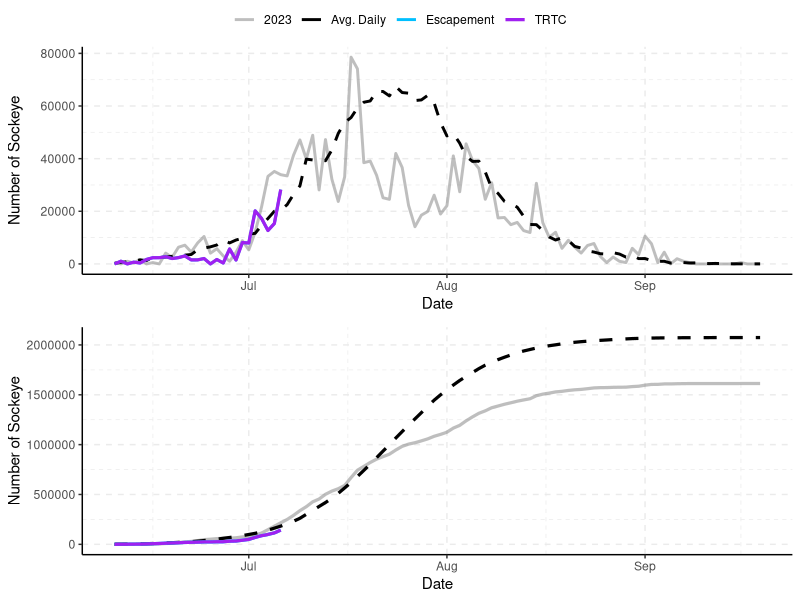
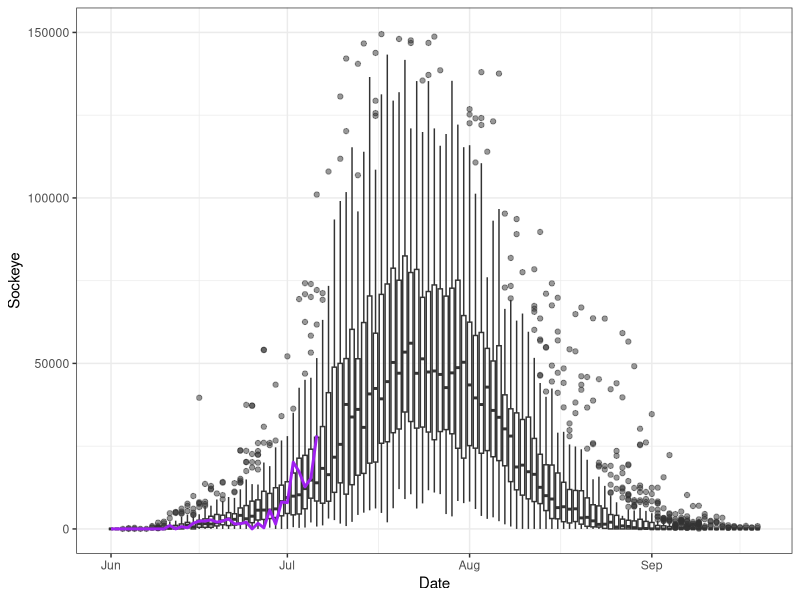
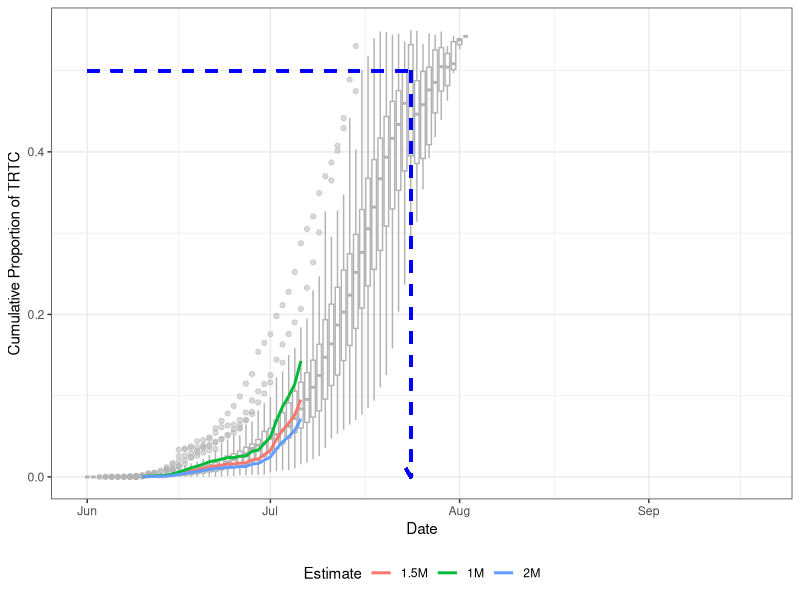
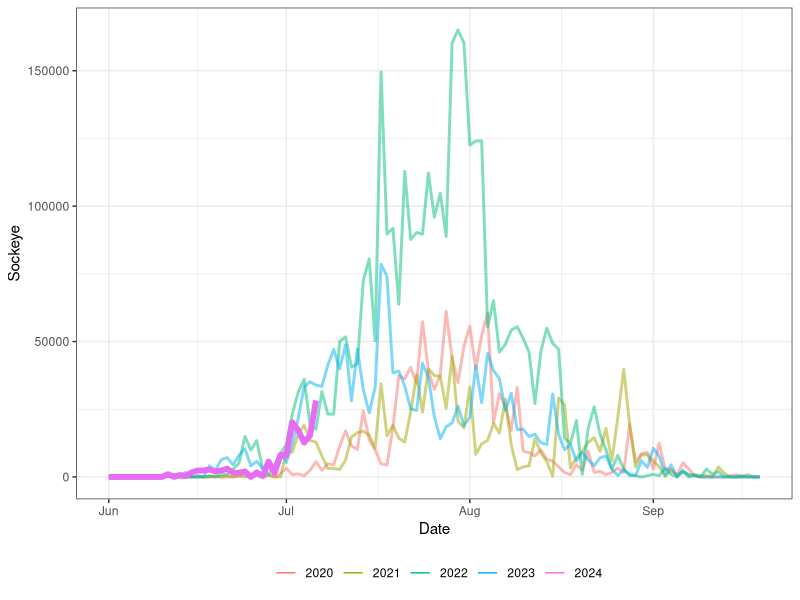
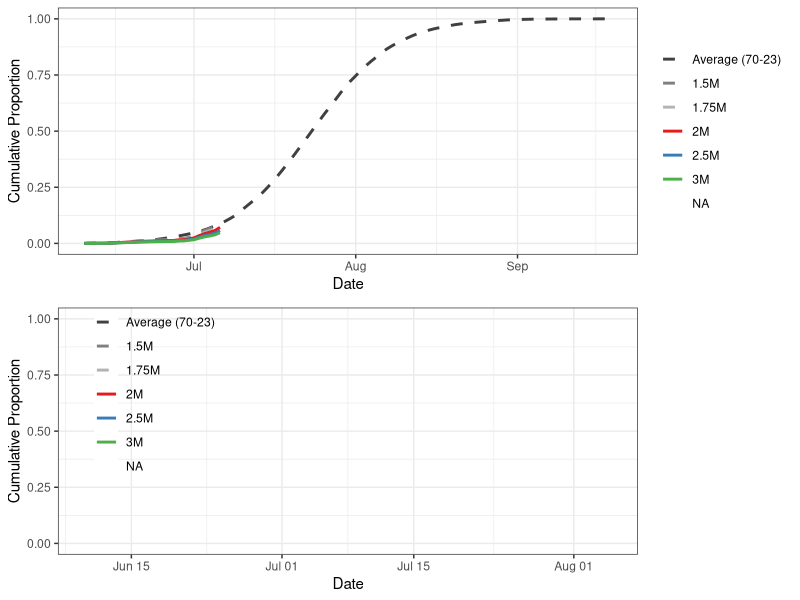
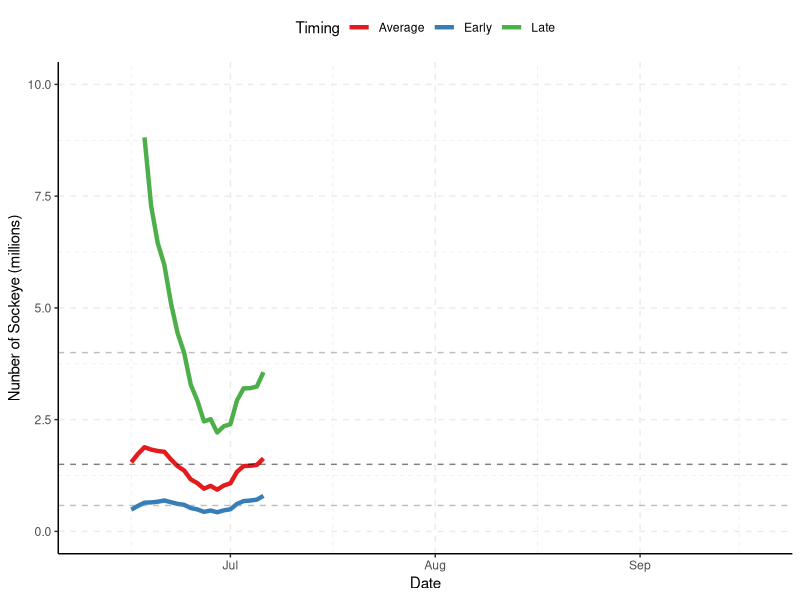
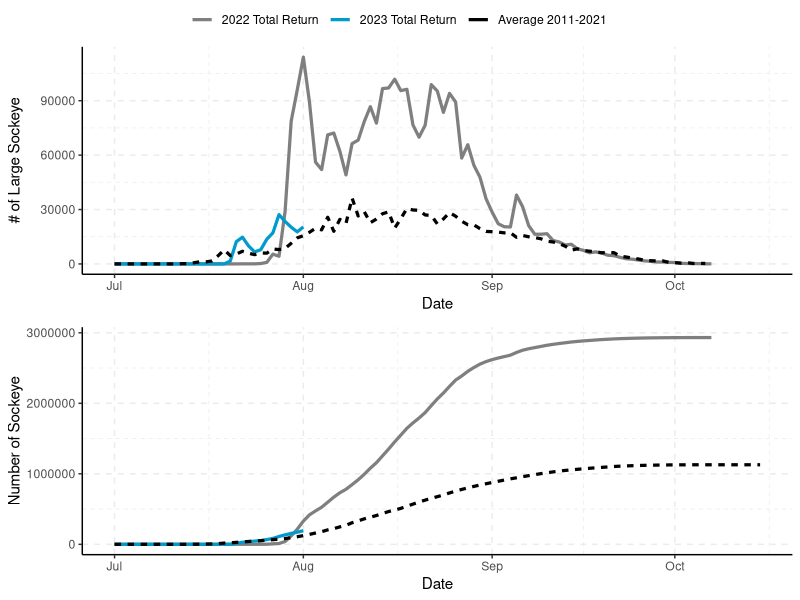
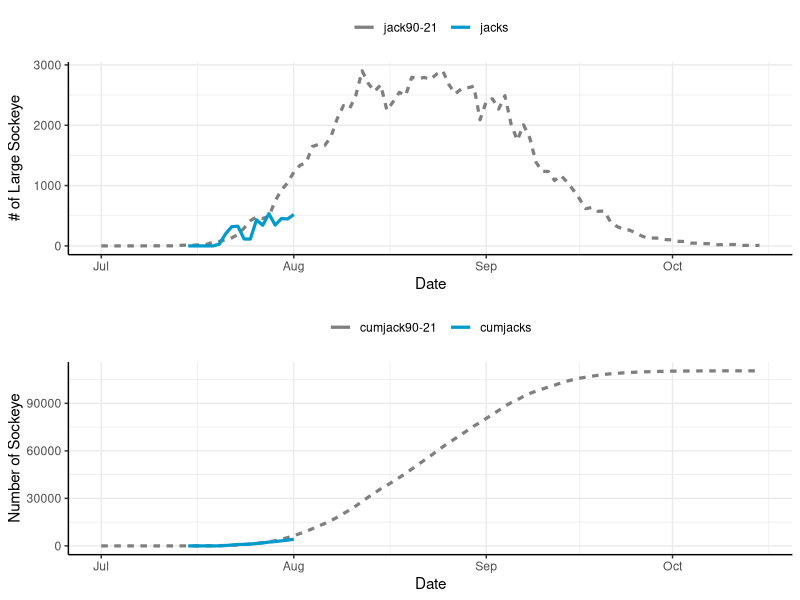

Write R code to recreate these figures, in order.
## ---- chunk 1
library(tidyverse)
library(data.table)
library(readxl)
library(knitr)
library(ggpubr)
library(kableExtra)

options(scipen=10000)
## ---- chunk 2
data<-read_excel("data/tyee and catch and fence in-season updates 2024.xlsx",sheet="Tyee")
data$Date<-as.Date(data$Date)
## ---- chunk 3
tyee.day<-as.Date("2024-07-06")
tyee.date<-"July 6"
fence.day<-as.Date("2024-07-06")
fence.date<-"July 6"
## ---- chunk 4
i<-match(tyee.day,data$Date)

average<-data$average[i]

e<-data$cumtyee[i]
t<-data$cumtrtc[i]
c<-data$cumcatch[i]

avgper<-round(data$Runtiming[i],3)*100
earlyper<-round(data$Runtiming[i+7],3)*100
lateper<-round(data$Runtiming[i-7],3)*100

#stat2<-data.frame(`Cumulative to Date`=c("Escapement Past Tyee","TRTC (Escapement+Catch)","Catch (preliminary"),`Number of Sockeye`=c(e,t,c))
#kable(stat2,caption=paste0("Cumulative escapement, TRTC, and catch to ",todate,"."))

stat3<-data.frame(`Cumulative to Date`=c("Escapement Past Tyee","TRTC (Escapement+Catch)","Catch (preliminary)"),`Number of Sockeye`=c(e,t,c),
                  `Run Timing`=c("Average","One week early","One week late"),`Percent Through`=c(avgper,earlyper,lateper))

kable(stat3,caption=paste0("Cumulative escapement, TRTC, and catch to ",tyee.date,"."))

## ---- chunk 5
escandtrtcdaily<-data%>%select(Date,Escapement=esctyee,TRTC=`dailytrtc`,`Avg. Daily`=`average70-23`,"2023"=esc23)%>%
  pivot_longer(2:5,values_to="Number of Sockeye",names_to="Type")%>%
  mutate(lt=case_when(Type=="Escapement"|Type=="TRTC"~"2024",
                      Type=="Avg. Daily"~"Average",
                      Type=="2023"~"2023"))

t1<-ggplot(escandtrtcdaily,aes(x=Date,y=`Number of Sockeye`,color=Type,linetype=lt,size=Type,alpha=Type))+
  geom_line()+
  scale_size_manual(values=c(1,1,1,1.1))+
  scale_alpha_manual(values=c(.5,1,1,1))+
  scale_color_manual(values=c("grey50","black","deepskyblue1","purple"))+
  scale_linetype_manual(values=c("solid","solid","dashed"))+
  theme_classic()+
  grids(linetype = "dashed")+
  theme(legend.title = element_blank(),legend.position = "top")+
  guides(linetype="none")


escandtrtccum<-data%>%select(Date,Escapement=cumtyee,TRTC=cumtrtc,`Avg. Cumulative`=`cum70-23`,"2023"=cum23)%>%
  pivot_longer(2:5,values_to="Number of Sockeye",names_to="Type")%>%
  mutate(lt=case_when(Type=="Escapement"|Type=="TRTC"~"2024",
                      Type=="Avg. Cumulative"~"Average",
                      Type=="2023"~"2023"))

t2<-ggplot(escandtrtccum,aes(x=Date,y=`Number of Sockeye`,color=Type,linetype=lt,alpha=Type))+
  geom_line(linewidth=1.1)+
  scale_linetype_manual(values=c("solid","solid","dashed"))+
  scale_size_manual(values=c(1,1,1,1.1))+
  scale_alpha_manual(values=c(.5,1,1,1))+
  scale_color_manual(values=c("grey50","black","deepskyblue1","purple"))+
  theme_classic()+
  grids(linetype = "dashed")+
  theme(legend.title = element_blank(),legend.position = "top")+
  guides(linetype="none")
## ---- chunk 6
#| label: fig-plot
#| echo: false
#| results: asis
#| message: false
#| warning: false
#| fig-cap: "Daily (top) and cumulative (bottom) estimated escapement and TRTC (escapement + adjusted catch) at the Tyee test fishery versus the 1985-2023 average."
#| fig-height: 8

ggarrange(t1,t2,align="v",ncol=1,common.legend = TRUE)

## ---- chunk 7
#| label: fig-daily-boxplot
#| echo: false
#| message: false
#| warning: false
#| fig-cap: "Daily run through Tyee (uncorrected) from 1970-2023. 2024 run is shown in purple."
#| fig-height: 5

daily<-read_excel("data/tyee and catch and fence in-season updates 2024.xlsx",sheet="tyee daily")

gg.daily<-daily%>%
  pivot_longer("1970":"2024",names_to="Year",values_to="Sockeye")%>%
  mutate(Year=as.numeric(Year))

ggplot(gg.daily,aes(x=Date,y=Sockeye,group=Date))+
  geom_boxplot(fill="white",alpha=.5)+
      geom_line(data=gg.daily%>%filter(Year==2024),aes(x=Date,y=Sockeye,group=1),color="purple",linewidth=1)+
  ylim(0,150000)+
  theme_bw()
## ---- chunk 8
#| label: fig-daily-cumulative-boxplot
#| echo: false
#| message: false
#| warning: false
#| fig-cap: "Daily cumulative proportion of the sockeye run through Tyee (uncorrected) from 1970-2023. The 2024 run estimates are shown by the coloured lines. Each line represents the proportion through based on a final season estimate shown in the legend. For example, the red line is based on a final TRTC of 1.5M, with the line showing the cumulative number of sockeye through on each date / 1.5M. Until we have the true final TRTC, we will not be able to calculate the true cumulative proportion. This is done to give an idea of run-timing and whether the pre-season forecast is likely to be close to the in-season estimate. The blue dashed line indicates the long-term average 50% through date."
#| fig-height: 5

dailycum<-read_excel("data/tyee and catch and fence in-season updates 2024.xlsx",sheet="tyee pcum")

gg.daily.pcum<-dailycum%>%select("Date":"2023")%>%
  pivot_longer("1970":"2023",names_to="Year",values_to="Sockeye")%>%
  mutate(Year=as.numeric(Year))

data2<-data.frame(date=data$Date,cumtrtc=data$cumtyee)%>%
  mutate(`1M`=cumtrtc/1000000,
         `1.5M`=cumtrtc/1500000,
         `2M`=cumtrtc/2000000)%>%
  pivot_longer(`1M`:`2M`,names_to="estimate",values_to="p")%>%
  select(-cumtrtc)


ggplot(gg.daily.pcum,aes(x=Date,y=Sockeye,group=Date))+
  geom_boxplot(fill="white",color="grey70",alpha=.5)+
    geom_line(data=data2,aes(x=as.POSIXct(date),y=p,color=estimate,group=estimate),linewidth=1,linewidth=1)+
    geom_segment(aes(x=as.POSIXct("2024-06-01"),y=.5,xend=as.POSIXct("2024-07-24"),yend=.5),color="blue",linewidth=1,linetype="dashed")+
  geom_segment(aes(x=as.POSIXct("2024-07-24"),y=.5,xend=as.POSIXct("2024-07-24"),yend=0),color="blue",arrow = arrow(length=unit(.25, 'cm')),linewidth=1,linetype="dashed")+
  #ylim(0,150000)+
    theme_bw()+
  ylim(0,.55)+
  labs(color="Estimate",y="Cumulative Proportion of TRTC")+
  theme(legend.position = "bottom")

## ---- chunk 9
#| label: fig-tyee2
#| echo: false
#| warning: false
#| message: false
#| fig-cap: "Daily run through Tyee (uncorrected) since 2020. 2024 run is shown in purple."
#| fig-height: 5

gg.daily2<-gg.daily%>%filter(Year>=2020)%>%
  mutate(per=ifelse(Year==2024,"current","past"))

ggplot(gg.daily2,aes(x=Date,y=Sockeye,color=factor(Year),linewidth=per,alpha=per))+
  geom_line()+
  scale_linewidth_manual(values=c(2,1))+
  scale_alpha_manual(values=c(1,.5))+
  theme_bw()+
  guides(alpha="none",linewidth="none")+
  labs(color="")+
  theme(legend.position = "bottom")


## ---- chunk 10
#| label: fig-cumu
#| include: false
#| echo: false
#| message: false
#| warning: false
#| fig-cap: "Cumulative estimated daily proportion of TRTC based on 1985-2021 average."
#| fig-height: 8

i<-match(tyee.day,data$Date)

early<-data$early[i]
average<-data$average[i]
late<-data$late[i]

names(data)

pcum<-data%>%select(Date,cumtrtc,"Average (70-23)"=`pcum70-23`)%>%
  mutate(`1.5M`=cumtrtc/1500000,
         `1.75M`=cumtrtc/1750000,
         `2M`=cumtrtc/2000000,
         `2.5M`=cumtrtc/2500000,
         `3M`=cumtrtc/3000000,
         "Early (70-23)"=lead(`Average (70-23)`,7),
         "Late (70-23)"=lag(`Average (70-23)`,7))%>%
  select(-cumtrtc)%>%
  pivot_longer(2:9,names_to="Type",values_to="cp")%>%
  mutate(Type=factor(Type,levels=c("Early (85-21)","Average (70-23)", "Late (85-21)"
                                   ,"1.5M","1.75M","2M","2.5M","3M")))

cols<-RColorBrewer::brewer.pal(5, "Set1")

g1<-ggplot(pcum,aes(x=Date,y=cp,color=Type,linetype=Type))+
  geom_line(size=1)+
  scale_colour_manual(values=c("grey25","grey50","grey70",cols))+
  scale_linetype_manual(values=c("dashed","dashed","dashed","solid","solid","solid","solid","solid"))+
  theme_bw()+
  labs(y="Cumulative Proportion")+
  theme(legend.title=element_blank(),legend.background = element_blank())

g2<-ggplot(pcum,aes(x=Date,y=cp,color=Type,linetype=Type))+
  geom_line(size=1)+
  scale_colour_manual(values=c("grey25","grey50","grey70",cols))+
  scale_linetype_manual(values=c("dashed","dashed","dashed","solid","solid","solid","solid","solid"))+
  theme_bw()+
  labs(y="Cumulative Proportion")+
  theme(legend.title=element_blank(),legend.position=c(.17,.65),legend.background = element_blank())+
  ylim(0,1)+
  xlim(as.Date("2023-06-10"),as.Date("2023-08-05"))

ggarrange(g1,g2,align="v",ncol=1)

## ---- chunk 11
#| label: fig-table
#| echo: false
#| results: asis

i<-match(tyee.day,data$Date)

early<-round(data$early[i],0)
average<-round(data$average[i],0)
late<-round(data$late[i],0)

stat1<-data.frame(`Run-Timing`=c("Early","Average","Late"),`Forecasted Final Run Size`=c(early,average,late))

kable(stat1,caption="Forecasted sockeye final TRTC based on 1 week early, average and 1 week late run-timing.")

## ---- chunk 12
#| label: fig-fore
#| echo: false
#| warning: false
#| fig-cap: "Forecasted final TRTC of Skeena sockeye based on the simple scalar run-timing model. The dashed horizontal lines show the median p50 value of the pre-season forecast (black), and the 90% confidence intervals (grey)."
#| fig-height: 4

tyeemodel<-data%>%select(Date,Early=early,Average=average,Late=late)%>%
  pivot_longer(2:4,values_to="Number of Sockeye",names_to="Timing")

ggplot(tyeemodel,aes(x=Date,y=`Number of Sockeye`/10^6,color=Timing))+
  geom_line(size=1.5)+
  labs(y="Nunber of Sockeye (millions)")+
  scale_color_brewer(palette="Set1")+
  theme_classic()+
  ylim(0,10)+
  geom_hline(yintercept=.580,linetype="dashed",alpha=.5,color="grey50")+
  geom_hline(yintercept=1.5,linetype="dashed",alpha=.5,color="black")+
  geom_hline(yintercept=4,linetype="dashed",alpha=.5,color="grey50")+
  grids(linetype = "dashed")+
  theme(legend.position = "top")
## ---- chunk 13
#| echo: false
#| results: asis
#| include: false

fence<-read_excel("data/tyee and catch and fence in-season updates 2023.xlsx",sheet="Babine")
fence$Date<-as.Date(fence$Date)
## ---- chunk 14
#| label: fig-table2
#| echo: false
#| results: asis
#| include: false

i<-match(fence.day,fence$Date)

totalrun<-fence$cumrun[i]
cumjacks<-fence$cumjacks[i]

stat2<-data.frame(`Babine Fence`=c("Large Sockeye","Jacks"),`Total Run`=c(totalrun,cumjacks))

kable(stat2,caption=paste0("Cumulative large sockeye and jacks to Babine River fence to ",fence.date,".")) %>% kable_styling(latex_options = "HOLD_position")

## ---- chunk 15
#| echo: false
#| warning: false
#| include: false

fencedaily<-fence%>%select(Date,`2023 Total Return`=totalrun,`2022 Total Return`=dailyTR.2022,`Average 2011-2021`=`avg11-21`)%>%
  pivot_longer(2:4,values_to="Number of Sockeye",names_to="Type")%>%
  mutate(lt=case_when(Type=="2022 Total Return"|Type=="2023 Total Return"~"Annual",
                      Type=="Average 2011-2021"~"Average"))

b1<-ggplot(fencedaily,aes(x=Date,y=`Number of Sockeye`,color=Type,linetype=lt))+
  geom_line(size=1.1)+
  scale_color_manual(values=c("grey50","deepskyblue3","black"))+
  theme_classic()+
  grids(linetype = "dashed")+
  theme(legend.title = element_blank(),legend.position = "top")+
  guides(linetype="none")+
  labs(y="# of Large Sockeye")

fencecum<-fence%>%select(Date,`2023 Total Return`=cumrun,`Average 2011-2021`=`cumavg11-21`,`2022 Total Return`=cumTR.2022)%>%
  pivot_longer(2:4,values_to="Number of Sockeye",names_to="Type")%>%
  mutate(lt=case_when(Type=="2022 Total Return"|Type=="2023 Total Return"~"Annual",
                      Type=="Average 2011-2021"~"Average"))

b2<-ggplot(fencecum,aes(x=Date,y=`Number of Sockeye`,color=Type,linetype=lt))+
  geom_line(size=1.1)+
  scale_color_manual(values=c("grey50","deepskyblue3","black"))+
  theme_classic()+
  grids(linetype = "dashed")+
  theme(legend.title = element_blank(),legend.position = "top")+
  guides(linetype="none")

## ---- chunk 16
#| label: fig-babine
#| echo: false
#| warning: false
#| fig-cap: "Top panel: Total run to Babine fence for 2023 compared to 2022 (recent highest year) and the average from 2011-2021. Bottom panel: Cumulative estimated run to the Babine fence for 2023 and the average from 2011-2021."
#| include: false
#| fig-height: 5.5

ggarrange(b1,b2,ncol=1,align="v",common.legend = TRUE)

## ---- chunk 17
#| echo: false
#| warning: false
#| include: false

fencejacks<-fence%>%select(Date,jacks=dailytotaljacks,`jack90-21`)%>%
  pivot_longer(2:3,values_to="Number of Sockeye",names_to="Type")%>%
  mutate(lt=case_when(Type=="jacks"~"Annual",
                      Type=="jack90-21"~"Average"))

j1<-ggplot(fencejacks,aes(x=Date,y=`Number of Sockeye`,color=Type,linetype=lt))+
  geom_line(size=1.1)+
  scale_color_manual(values=c("grey50","deepskyblue3","black"))+
  theme_classic()+grids()+
  theme(legend.title = element_blank(),legend.position = "top")+
  guides(linetype="none")+
  labs(y="# of Large Sockeye")

jackscum<-fence%>%select(Date,cumjacks,`cumjack90-21`)%>%
  pivot_longer(2:3,values_to="Number of Sockeye",names_to="Type")%>%
  mutate(lt=case_when(Type=="cumjacks"~"Annual",
                      Type=="cumjack90-21"~"Average"))

j2<-ggplot(jackscum,aes(x=Date,y=`Number of Sockeye`,color=Type,linetype=lt))+
  geom_line(size=1.1)+
  scale_color_manual(values=c("grey50","deepskyblue3","black"))+
  theme_classic()+grids()+
  theme(legend.title = element_blank(),legend.position = "top")+
  guides(linetype="none")

## ---- chunk 18
#| label: fig-cumu_bab
#| echo: false
#| warning: false
#| fig-cap: "Daily (top) and cumulative (bottom) estimated total run of sockeye jacks in 2023 at the Babine Fence versus the 1990-2021 average."
#| include: false
#| fig-height: 6

ggarrange(j1,j2,align="v",ncol=1)

## ---- chunk 19
#| label: fig-diff
#| echo: false
#| fig-cap: "Estimated difference in sockeye between escapement past Tyee and the Babine Fence based on 3 week migration timing, 10% non-Babine stocks, and in-river FSC and demo catch to date. The solid blue line is the escapement past Tyee, the dotted green line is the expected run at the Babine fence, the solid black line is the actual total run at the fence, and the red line is the difference between the black line and green line (fence run - expected run)."
#| include: false
#| fig-height: 6

#Explanation for figure
#This comparison aims to provide a coarse idea on the catchability at Tyee. #The red line in the figure below shows the difference between the escapement #past Tyee and the total run being counted at the Babine Fence, based on some #assumptions. These assumptions include 3 week migration timing, 10% #non-Babine stock composition and a rough estimate of in-river FSC and demo #harvest to date between Tyee and Babine. In 2023 some sockeye were missed #due to the delay from wildfire evacuations, however DFO and LBN staff #indicate that no sockeye were visible below the fence when it was evacuated, #and therefore the number of sockeye missed was probably fairly low. #Additional analysis will be required to provide an estimate of the number of #missed sockeye.

pernonbabine<-.1

ty<-data%>%select(Date, Observed.Tyee=cumtyee)
fe<-fence%>%select(Date,Actual.Fence=cumrun)

inrivercatch<-read_excel("data/tyee and catch and fence in-season updates 2023.xlsx",sheet="inriver catch")
inrivercatch$Date<-as.Date(inrivercatch$Date)

ca<-inrivercatch%>%select(Date,inriver.harvest)

comp<-merge(ty,fe,all=TRUE)%>%merge(ca,all=TRUE)%>%
  mutate(Expected.Babine=lag((1-pernonbabine)*Observed.Tyee,21),
         `Difference @ 3 Weeks`=Actual.Fence-Expected.Babine-inriver.harvest)%>%
  select(-inriver.harvest)%>%
  pivot_longer(2:5,names_to="Count",values_to="Fish")

ggplot(comp,aes(x=Date,y=Fish,color=Count,size=Count,linetype=Count))+
  geom_line()+
  theme_classic()+grids()+
  scale_colour_manual(values=c("black","red","seagreen4","blue"))+
  scale_linetype_manual(values=c("solid","solid","dashed","solid"))+
  scale_size_manual(values=c(2,1,1,1.5))+
  theme(legend.position="top")+
  labs(y="Number of Large Sockeye")+
  ylim(-250000,1500000)

## ---- chunk 20
#| echo: false
#| warning: false
#| include: false

hcr<-data.frame(TRTC=c(0,1050000,2000000,4000000,5000000),
                HR=c(0,0,.2,.4,.4))

p1<-ggplot(hcr,aes(x=TRTC/10^6,y=HR))+
  geom_line(size=1.1)+
  geom_vline(xintercept=average/10^6,linetype="dashed",col="#E41A1C")+
  geom_vline(xintercept=late/10^6,linetype="dashed",col="#4DAF4A")+
  geom_vline(xintercept=early/10^6,linetype="dashed",col="#377EB8")+
  theme_bw()+
  ylim(0,1)+
  labs(y="Canadian Harvest Rate",x="Skeena sockeye return to Canada (millions)")

data<-data%>%rowwise()%>%mutate("TAC-average"=case_when(average<1050000~0,
                          average>=1050000&average<2000000~((average-1050000)/(2000000-1050000)*(.2-.0)+0)*average,
                          average>=2000000&average<4000000~((average-2000000)/(4000000-2000000)*(.4-.2)+.2)*average,
                          average>=4000000~.4*average),
                          "TAC-late"=case_when(late<1050000~0,
                          late>=1050000&late<2000000~((late-1050000)/(2000000-1050000)*(.2-.0)+0)*late,
                          late>=2000000&late<4000000~((late-2000000)/(4000000-2000000)*(.4-.2)+.2)*late,
                          late>=4000000~.4*late),
                          "TAC-early"=case_when(early<1050000~0,
                          early>=1050000&early<2000000~((early-1050000)/(2000000-1050000)*(.2-.0)+0)*early,
                          early>=2000000&early<4000000~((early-2000000)/(4000000-2000000)*(.4-.2)+.2)*early,
                          early>=4000000~.4*early))

ggcatch<-data%>%select(Date,`Cumulative Catch 2023`=cumcatch,
                       `TAC-average`,`TAC-early`,`TAC-late`)%>%
  pivot_longer(2:5,names_to="Catch Type",values_to="Catch")%>%
  filter(Date>"2023-07-01"&Date<"2023-08-15")


p2<-ggplot(ggcatch,aes(x=Date,y=Catch,color=`Catch Type`,size=`Catch Type`,linetype=`Catch Type`))+
  geom_line(size=1.1)+
  scale_color_manual(values=c("black","#E41A1C","#377EB8","#4DAF4A"))+
  scale_size_manual(values=c(2,1,1,1))+
  scale_linetype_manual(values=c("solid","dashed","dashed","dashed"))+
  theme_bw()+
  labs(y="Number of Sockeye")+
  theme(legend.position="top")

catch<-data%>%select(Date,Gillnet=gncatch,Seine=sncatch)%>%
  pivot_longer(2:3,names_to="Gear",values_to="Catch")%>%
    filter(Date>"2023-07-01"&Date<"2023-08-15")

p3<-ggplot(catch,aes(x=Date,y=Catch,fill=Gear))+
  geom_col()+
  scale_fill_brewer(palette="Set1")+
  theme_bw()+
  theme(legend.position="top")

cpue<-data%>%select(Date,gncatch,sncatch,gneffort,sneffort)%>%
  mutate(Gillnet=gncatch/gneffort,Seine=sncatch/sneffort)%>%
  select(Date,Gillnet,Seine)%>%
  pivot_longer(2:3,names_to="Gear",values_to="CPUE")%>%
  filter(Date>"2023-07-01"&Date<"2023-08-15")

p4<-ggplot(cpue,aes(x=Date,y=CPUE,color=Gear))+
  geom_line()+geom_point()+
  scale_color_brewer(palette="Set1")+
  theme_bw()+
  theme(legend.position = "top")+
  labs(y="Sockeye CPUE")+
  expand_limits(y=0)

## ---- chunk 21
#| label: kitwanga
#| echo: false
#| warning: false
#| include: false
## ---- chunk 22
#| label: fig-skeena
#| echo: false
#| warning: false
#| fig-cap: "Top panel: The Skeena sockeye harvest control rule based on TRTC. Bottom panel: Cumulative Area 4 gillnet and seine sockeye catch versus daily estimates of TAC based on early (blue), average (red), and late (green) run-timing from the in-season TRTC model."
#| include: false
#| fig-height: 6

ggarrange(p1,p2,ncol=1,align="v")

## ---- chunk 23
#| label: fig-gill
#| echo: false
#| warning: false
#| fig-cap: "Top panel: Area 4 gillnet and seine sockeye catch. Bottom panel: CPUE of gillnet and seine based on daily catch/daily effort. Note that some values are preliminary."
#| include: false
#| fig-height: 6

ggarrange(p3,p4,ncol=1,align="v")
## ---- chunk 24
#| label: fig-demo
#| echo: false
#| warning: false
#| fig-cap: "Catches of sockeye in First Nations Area 4 demo fisheries."
#| include: false
#| fig-height: 4

demo.data<-read_excel("data/tyee and catch and fence in-season updates 2023.xlsx",sheet="demo catches")
demo.data$date<-as.Date(demo.data$date)

demo.totals<-demo.data%>%group_by(Nation=nation)%>%summarise("Total Demo Sockeye Catch"=sum(pieces))

total.demo.catch=sum(demo.totals$`Total Demo Sockeye Catch`)

total.row<-tibble(Nation="Total","Total Demo Sockeye Catch"=total.demo.catch)

demo.table<-rbind(demo.totals,total.row)

kable(demo.table,caption="Total Area 4 First Nations demo catches of sockeye.")%>%
  row_spec(3,hline_after=T) %>% kable_styling(latex_options = "HOLD_position")

ggplot(demo.data,aes(x=date,y=pieces,fill=nation))+
  geom_col()+
  labs(y="Number of Sockeye",x="Date",fill="Nation")+
  theme_bw()+
  xlim(c(as.Date("2023-07-01"),as.Date("2023-09-01")))


## ---- chunk 25
#| label: fig-other
#| echo: false
#| message: false
#| warning: false
#| fig-cap: "Number of other species caught and released (coho, chinook, chum and steelhead), or kept (pinks)."
#| include: false
#| fig-height: 7

othercatch<-read_excel("data/tyee and catch and fence in-season updates 2023.xlsx",sheet="gncatch")

#oc2<-othercatch%>%pivot_longer(4:10,names_to="Species",values_to="Catch")%>%
#  mutate(cpue=Catch/effort)%>%
#  filter(Date>as.Date("2023-07-05")&Date<as.Date("2023-08-10"))%>%
#  mutate(type=ifelse(Species%in%c("Chinook (Released)","Chum (Released)","Steelhead (Released)","Coho (Released)"),"Released","Kept"))%>%
#  mutate(sp=case_when(Species=="Chinook (Released)"~"Chinook",
#                      Species=="Coho (Released)"~"Coho",
#                      Species=="Pink (Kept)"~"Pink Kept",
#                      Species=="Pink (Released)"~"Pink Rel",
#                      Species=="Chum (Released)"~"Chum",
#                      Species=="Steelhead (Released)"~"Steelhead",
#                      Species=="Sockeye (Kept)"~"Sockeye"))

oc2<-othercatch%>%pivot_longer(4:10,names_to="Species",values_to="Catch")%>%
  mutate(cpue=Catch/effort)%>%
  filter(Date>as.Date("2023-07-05")&Date<as.Date("2023-08-10"))%>%
  mutate(type=ifelse(Species%in%c("Chinook (Released)","Chum (Released)","Steelhead (Released)","Coho (Released)"),"Released","Kept"))%>%
  mutate(sp=case_when(Species=="Chinook (Released)"~"Chinook",
                      Species=="Coho (Released)"~"Coho",
                      Species=="Pink (Kept)"~"Pink",
                      Species=="Pink (Released)"~"Pink",
                      Species=="Chum (Released)"~"Chum",
                      Species=="Steelhead (Released)"~"Steelhead",
                      Species=="Sockeye (Kept)"~"Sockeye"),
         dis=case_when(Species=="Chinook (Released)"~"Released",
                      Species=="Coho (Released)"~"Released",
                      Species=="Pink (Kept)"~"Kept",
                      Species=="Pink (Released)"~"Released",
                      Species=="Chum (Released)"~"Released",
                      Species=="Steelhead (Released)"~"Released",
                      Species=="Sockeye (Kept)"~"Kept"))

#ggplot(oc2,aes(x=Date,y=Catch,color=gear))+
#  geom_line()+geom_point()+
#  theme_classic()+
#  grids()+
#  facet_wrap(~Species,ncol=2,scales="free_y")+
#  theme(legend.position="top")+
#  expand_limits(y=0)

ggplot(oc2,aes(x=Date,y=Catch,color=gear))+
  geom_line()+geom_point()+
  theme_bw()+
  grids()+
  #facet_wrap(~Species,ncol=2,scales="free_y")+
  facet_grid(sp~dis,scales="free_y")+
  theme(legend.position="top")+
  expand_limits(y=0)

## ---- chunk 26
#| label: fig-other_cpue
#| echo: false
#| message: false
#| warning: false
#| fig-cap: "CPUE of other species caught and released (coho, chinook, chum and steelhead), or kept (pinks) by gillnets."
#| include: false
#| fig-height: 7

gncpue<-oc2%>%filter(gear=="gillnet")

ggplot(gncpue,aes(x=Date,y=cpue))+
  geom_line()+geom_point()+
  theme_bw()+
  grids()+
  #facet_wrap(~Species,ncol=2,scales="free_y")+
  facet_grid(sp~dis,scales="free_y")+
  theme(legend.position="top")
## ---- chunk 27
#| label: fig-seine
#| echo: false
#| message: false
#| warning: false
#| fig-cap: "CPUE of other species caught and released (coho, chinook, chum and steelhead), or kept (pinks) by seines."
#| include: false
#| fig-height: 7

sncpue<-oc2%>%filter(gear=="seine")

ggplot(sncpue,aes(x=Date,y=cpue))+
  geom_line()+geom_point()+
  theme_bw()+
  grids()+
  #facet_wrap(~Species,ncol=2,scales="free_y")+
  facet_grid(sp~dis,scales="free_y")+
  theme(legend.position="top")
## ---- chunk 28
#| label: fig-area4
#| echo: false
#| message: false
#| warning: false
#| fig-cap: "Total catch of other species caught and kept or released (coho, pinks, chinook, chum and steelhead) by gillnets and seines in the marine Area 4 commercial fishery."
#| include: false
#| fig-height: 6

oc.total<-oc2%>%group_by(gear,Species=sp,dis)%>%summarise(total=sum(Catch,na.rm=TRUE))

oc.table<-oc.total%>%pivot_wider(names_from=c("gear","dis"),values_from="total")%>%replace(is.na(.),0)

kable(oc.table,caption=paste0("Total catch of coho, chum, chinook, pink and steelhead in the commercial gillent and seine fisheries to ",tyee.date,"."))

ggplot(oc.total,aes(x=Species,y=total,fill=gear))+
  geom_col()+
  scale_color_brewer(palette="Set1")+
  #geom_text(aes(label=total),vjust=-.3,color="black")+
  facet_wrap(~dis,ncol=1,scales="free_y")+
  theme_bw()+
  labs(y="Total Catch",x="Species")+
  scale_y_continuous(expand=c(.1,0))+
  theme(strip.background = element_blank())

## ---- chunk 29
#| echo: false
#| include: false
#| warning: false
#| message: false

rt<-read_excel("data/rt karl.xlsx",sheet="Sheet1")

n=10000

rtm<-data.frame()

for (i in 1:nrow(rt)){
  u<-rt$MeanJulian[i]
  sd<-rt$SD[i]
  
  g<-data.frame(stock=rt$Stock[i],dev=rnorm(n,rt$MeanJulian[i],rt$SD[i]))
  rtm<-rbind(rtm,g)
  
}

#as.numeric(format(as.Date("2022-08-07"), "%j"))

days<-format(seq(as.Date("2022-06-01"),as.Date("2022-09-15"),10),"%b-%d")

rtm2<-rtm%>%filter(dev>=152&dev<=258)%>%group_by(stock)%>%mutate(u=mean(dev))

## ---- chunk 30
#| label: fig-boxp
#| echo: false
#| fig-cap: "Boxplots of stock specific run-timing through Tyee. Based on 2000-2014 data provided by Karl English from updated NBRR work. The filled area of the box represents 50% of the run."
#| warning: false
#| message: false
#| fig-height: 8

ggplot(rtm2,aes(x=dev,y=reorder(stock,dev,FUN=median),fill=stock))+
  geom_boxplot()+
  theme_classic()+grids()+
  scale_y_discrete(limits=rev)+
  guides(fill="none")+
  labs(y="Stock",x="Date",title="Stock run-timing at Tyee based on 2000-2014 GSI",subtitle="NBRR data provided by Karl English July 2022")+
 scale_x_continuous(breaks=seq(152,258,10),labels=days)+
  theme(axis.text.x = element_text(angle=90))

## ---- chunk 31
#| label: fig-hist
#| echo: false
#| fig-cap: "Histograms of stock specific run-timing through Tyee. Based on 2000-2014 data provided by Karl English from updated NBRR work."
#| warning: false
#| message: false
#| fig-height: 8

ggplot(rtm2,aes(x=dev))+
  geom_histogram(aes(fill=stock),binwidth = 5,alpha=.3)+
  facet_grid(reorder(stock,dev,FUN=median)~.,scales="free_y",switch="y")+
  theme_classic()+grids()+
  theme(strip.text.y.left = element_text(angle=0,size=8),
        strip.placement="outside",
        axis.text.y=element_blank(),
        axis.ticks.y=element_blank(),
        strip.background = element_blank(),
        axis.text.x = element_text(angle=90))+
  labs(y="Stock",x="Date",title="Stock run-timing at Tyee based on 2000-2014 GSI",subtitle="NBRR data provided by Karl English July 2022")+
  geom_vline(aes(xintercept=u,color=stock), size=1,alpha=.5)+
  scale_x_continuous(breaks=seq(152,258,10),labels=days)+
  guides(fill="none",color="none")+
  annotate("rect", xmin = 196, xmax = 219, ymin = 0, ymax = Inf,alpha = .2)
  
## ---- chunk 32
#| label: fig-dens
#| echo: false
#| fig-cap: "Density plot of stock specific run-timing through Tyee. Based on 2000-2014 data provided by Karl English from updated NBRR work."
#| warning: false
#| message: false
#| fig-height: 8

ggplot(rtm2,aes(x=dev),color=stock)+
  geom_density(aes(fill=stock),alpha=.3)+
  #scale_fill_brewer(palette="Set1")+
  facet_wrap(~reorder(stock,dev,FUN=median),scales="free_y",ncol=1,strip.position="left")+
  theme_classic()+grids()+
   theme(strip.text.y.left = element_text(angle=0,size=8),
        strip.placement="outside",
        axis.text.y=element_blank(),
        axis.ticks.y=element_blank(),
        axis.ticks.x=element_blank(),
        strip.background = element_blank(),
        axis.text.x = element_text(angle=90),
        plot.caption.position="plot",
        plot.caption=element_text(hjust=.5))+
  geom_vline(aes(xintercept=u,color=stock), size=1,alpha=.5)+
  labs(y="Stock",x="Date",caption="Stock run-timing at Tyee based on average run-timing (2000-2014) plus 3 weeks.\nVertical lines show the mean for each stock, with the 2022 harvest window\nshown by the grey shaded box.\nData from Karl English from NBRR update provided July 2022.")+
  scale_x_continuous(breaks=seq(152,258,10),labels=days)+
  guides(fill="none",color="none")+
   annotate("rect", xmin = 196, xmax = 219, ymin = 0, ymax = Inf,alpha = .2)

#ggsave("Tyee stock run timing.png",dpi=600,height=8,width=7)
## ---- chunk 33
#| include: false

babrt<-rtm%>%filter(stock%in%c("Babine W Early","Babine W Middle","Babine W Late","Babine Pinkut","Babine Fulton"))%>%
  mutate(fencert=dev+21)

days<-format(seq(as.Date("2022-07-01"),as.Date("2022-10-07"),7),"%b-%d")
as.numeric(format(as.Date("2022-10-07"), "%j"))

babrt2<-babrt%>%filter(fencert>=182&fencert<=280)%>%group_by(stock)%>%mutate(med=mean(fencert))

babmed<-babrt%>%group_by(stock)%>%summarise(u=mean(fencert))

ggplot(babrt2,aes(x=fencert))+
  geom_density(aes(fill=stock),alpha=.3)+
  scale_fill_brewer(palette="Set1")+
  facet_wrap(~reorder(stock,dev,FUN=median),scales="free_y",ncol=1,strip.position="left")+
  theme_classic()+grids()+
  theme(strip.text.y.left = element_text(angle=0,size=8),
        strip.placement="outside",
        axis.text.y=element_blank(),
        axis.ticks.y=element_blank(),
        axis.ticks.x=element_blank(),
        strip.background = element_blank(),
        axis.text.x = element_text(angle=90),
        plot.caption.position="plot",
        plot.caption=element_text(hjust=0))+
  geom_vline(aes(xintercept =med,color=stock), size=1,alpha=.5)+
  scale_color_brewer(palette="Set1")+
  labs(y="Stock",x="Date",
  caption="Stock run-timing at Babine fence based on average Tyee run-timing (2000-2014) plus 3 weeks.\nData from Karl English from NBRR update provied July 2022.")+
  scale_x_continuous(breaks=seq(182,280,7),labels=days)+
  guides(fill="none",color="none")

#ggsave("Babine run timing for Donna.png",dpi=600,height=8,width=7)
